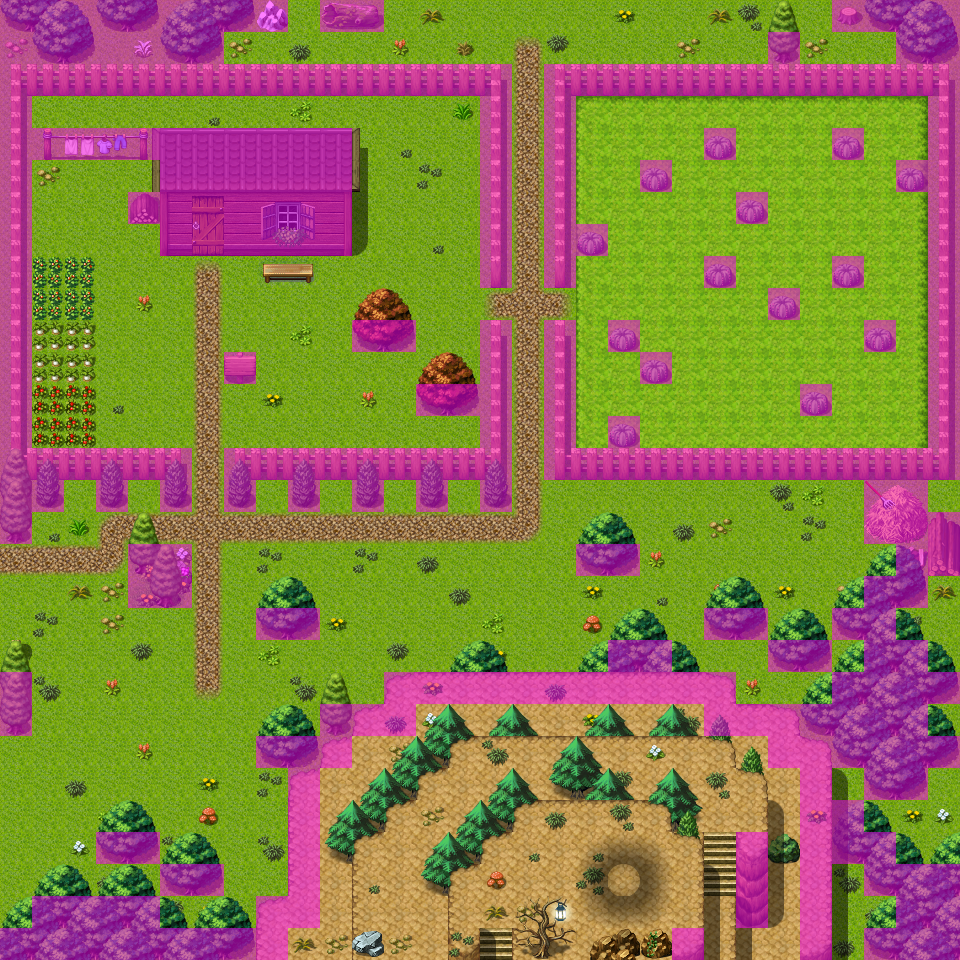

This is a level from a 2D game, rendered from its Tiled map with the project's own tilesets. A one-line summary and the map file follow, with tile-layer data summarised:
An orthogonal 30x30 tile map with 32x32 px tiles, 5 tile layers (Ground, Objects, Above, Top, ...), 5 hidden layers not drawn, 24 tilesets and 25 objects (12x spawn, 5x replace, 4x script, 3x mapchange, key).

<map version="1.0" orientation="orthogonal" width="30" height="30" tilewidth="32" tileheight="32">
    <properties>
        <property name="outdoors" value="1" />
    </properties>
    <tileset firstgid="1" name="map_6" tilewidth="32" tileheight="32">
        <image source="../drawable/map_6.png" />
    </tileset>
    <tileset firstgid="65" name="map_7" tilewidth="32" tileheight="32">
        <image source="../drawable/map_7.png" />
    </tileset>
    <tileset firstgid="129" name="map_26" tilewidth="32" tileheight="32">
        <image source="../drawable/map_26.png" />
    </tileset>
    <tileset firstgid="193" name="map_25" tilewidth="32" tileheight="32">
        <image source="../drawable/map_25.png" />
    </tileset>
    <tileset firstgid="257" name="map_28" tilewidth="32" tileheight="32">
        <image source="../drawable/map_28.png" />
    </tileset>
    <tileset firstgid="321" name="map_33" tilewidth="32" tileheight="32">
        <image source="../drawable/map_33.png" />
    </tileset>
    <tileset firstgid="385" name="map_21" tilewidth="32" tileheight="32">
        <image source="../drawable/map_21.png" />
    </tileset>
    <tileset firstgid="449" name="map_16" tilewidth="32" tileheight="32">
        <image source="../drawable/map_16.png" />
    </tileset>
    <tileset firstgid="513" name="map_5" tilewidth="32" tileheight="32">
        <image source="../drawable/map_5.png" />
    </tileset>
    <tileset firstgid="577" name="map_27" tilewidth="32" tileheight="32">
        <image source="../drawable/map_27.png" />
    </tileset>
    <tileset firstgid="641" name="map_17" tilewidth="32" tileheight="32">
        <image source="../drawable/map_17.png" />
    </tileset>
    <tileset firstgid="705" name="map_19" tilewidth="32" tileheight="32">
        <image source="../drawable/map_19.png" />
    </tileset>
    <tileset firstgid="769" name="map_1" tilewidth="32" tileheight="32">
        <image source="../drawable/map_1.png" />
    </tileset>
    <tileset firstgid="833" name="map_10" tilewidth="32" tileheight="32">
        <image source="../drawable/map_10.png" />
    </tileset>
    <tileset firstgid="897" name="map_9" tilewidth="32" tileheight="32">
        <image source="../drawable/map_9.png" />
    </tileset>
    <tileset firstgid="961" name="map_18" tilewidth="32" tileheight="32">
        <image source="../drawable/map_18.png" />
    </tileset>
    <tileset firstgid="1025" name="map_13" tilewidth="32" tileheight="32">
        <image source="../drawable/map_13.png" />
    </tileset>
    <tileset firstgid="1089" name="map_8" tilewidth="32" tileheight="32">
        <image source="../drawable/map_8.png" />
    </tileset>
    <tileset firstgid="1153" name="map_31" tilewidth="32" tileheight="32">
        <image source="../drawable/map_31.png" />
    </tileset>
    <tileset firstgid="1217" name="map_0" tilewidth="32" tileheight="32">
        <image source="../drawable/map_0.png" />
    </tileset>
    <tileset firstgid="1281" name="map_3" tilewidth="32" tileheight="32">
        <image source="../drawable/map_3.png" />
    </tileset>
    <tileset firstgid="1345" name="map_30" tilewidth="32" tileheight="32">
        <image source="../drawable/map_30.png" />
    </tileset>
    <tileset firstgid="1409" name="map_2" tilewidth="32" tileheight="32">
        <image source="../drawable/map_2.png" />
    </tileset>
    <tileset firstgid="1473" name="map_29" tilewidth="32" tileheight="32">
        <image source="../drawable/map_29.png" />
    </tileset>
    <layer name="Ground" width="30" height="30">
        <data>[900 cells, 900 non-empty, 24 distinct tile ids]</data>
    </layer>
    <layer name="Objects" width="30" height="30">
        <data>[900 cells, 430 non-empty, 88 distinct tile ids]</data>
    </layer>
    <layer name="Above" width="30" height="30">
        <data>[900 cells, 177 non-empty, 30 distinct tile ids]</data>
    </layer>
    <layer name="Top" width="30" height="30">
        <data>[900 cells, 1 non-empty, 1 distinct tile ids]</data>
    </layer>
    <layer name="Walkable" width="30" height="30">
        <data>[900 cells, 291 non-empty, 1 distinct tile ids]</data>
    </layer>
    <layer name="Walkable_1" width="30" height="30" visible="0">
        <data>[900 cells, 80 non-empty, 1 distinct tile ids]</data>
    </layer>
    <layer name="Walkable_2" width="30" height="30" visible="0">
        <data>[900 cells, 79 non-empty, 1 distinct tile ids]</data>
    </layer>
    <layer name="Walkable_3" width="30" height="30" visible="0">
        <data>[900 cells, 52 non-empty, 1 distinct tile ids]</data>
    </layer>
    <layer name="Walkable_4" width="30" height="30" visible="0">
        <data>[900 cells, 55 non-empty, 1 distinct tile ids]</data>
    </layer>
    <layer name="Walkable_5" width="30" height="30" visible="0">
        <data>[900 cells, 27 non-empty, 1 distinct tile ids]</data>
    </layer>
    <objectgroup name="Mapevents" visible="0">
        <object name="guynmart_s_hill2" type="script" x="768" y="896" width="32" height="32" />
        <object name="guynmart_s_hill4" type="script" x="704" y="864" width="32" height="32" />
        <object name="guynmart_s_hill5" type="script" x="448" y="896" width="256" height="32" />
        <object name="south" type="mapchange" x="256" y="928" width="544" height="32">
            <properties>
                <property name="map" value="guynmart_wood_11" />
                <property name="place" value="north" />
            </properties>
        </object>
        <object name="north" type="mapchange" x="288" y="0" width="544" height="32">
            <properties>
                <property name="map" value="guynmart_wood_9" />
                <property name="place" value="south" />
            </properties>
        </object>
        <object name="west2" type="mapchange" x="0" y="512" width="32" height="416">
            <properties>
                <property name="map" value="guynmart_wood_1" />
                <property name="place" value="east" />
            </properties>
        </object>
        <object name="guynmart_s_dog" type="script" x="224" y="384" width="32" height="32" />
    </objectgroup>
    <objectgroup name="Spawn" visible="0">
        <object name="forestboar4" type="spawn" x="768" y="544" width="128" height="128">
            <properties>
                <property name="spawngroup" value="forestboar4" />
            </properties>
        </object>
        <object name="forestbeetle" type="spawn" x="64" y="480" width="96" height="128">
            <properties>
                <property name="spawngroup" value="forestbeetle" />
            </properties>
        </object>
        <object name="guynmart_dog10" type="spawn" x="160" y="256" width="96" height="64">
            <properties>
                <property name="ignoreAreas" value="true" />
                <property name="quantity" value="6" />
                <property name="spawngroup" value="guynmart_dog10" />
            </properties>
        </object>
        <object name="guynmart_child" type="spawn" x="32" y="96" width="32" height="32">
            <properties>
                <property name="spawngroup" value="guynmart_child" />
            </properties>
        </object>
        <object name="guynmart_marble1" type="spawn" x="576" y="96" width="352" height="352">
            <properties>
                <property name="active" value="false" />
                <property name="spawngroup" value="guynmart_marble1" />
            </properties>
        </object>
        </objectgroup>
    <objectgroup name="Keys" visible="0">
        <!-- 1 objects omitted --></objectgroup>
    <objectgroup name="Replace" visible="0">
        <!-- 5 objects omitted --></objectgroup>
</map>
<!-- 13 of 25 objects omitted -->
